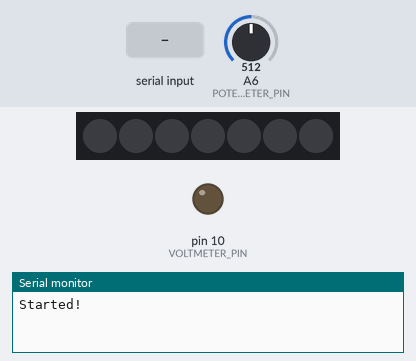
Simulated run of this sketch. Board: Arduino Nano, built with avr-gcc and run on an emulated ATmega328P. Parts: 7 RGB LEDs in strip order, left to right, output pins drawn as LEDs (lit = HIGH), the last lines printed to the serial monitor. The inputs (shaded band) are chosen by the test bench; at power-on: A6 (POTENTIOMETER_PIN) = 512. Dim RGB values are drawn brighter than linear; random numbers use the default seed unless the sketch sets one.

Above: at 1.2 s.
1.3 s: "light 1\n" received over Serial
At 2.0 s:
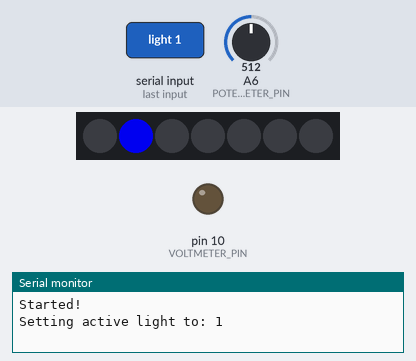
2.9 s: "volt 1\n" received over Serial
At 3.2 s:
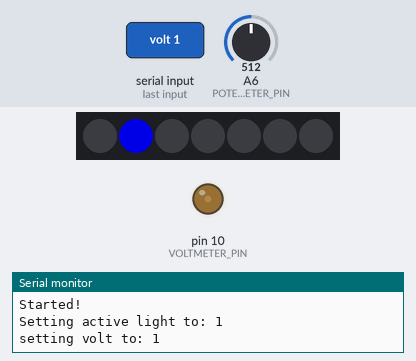
4.5 s: A6 (POTENTIOMETER_PIN) set to 245
6.4 s: A6 (POTENTIOMETER_PIN) set to 306
8.9 s: "light 150\n" received over Serial
At 10.34 s:
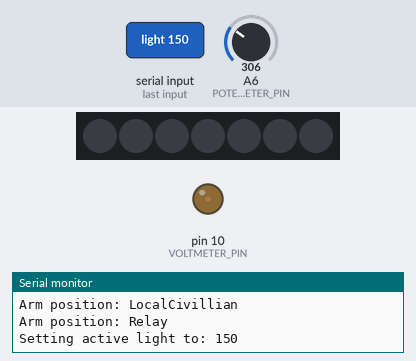
11.6 s: "volt\n" received over Serial
Timing chart, 0 to 14.1 s (numbered marks = the images above; inputs shaded):
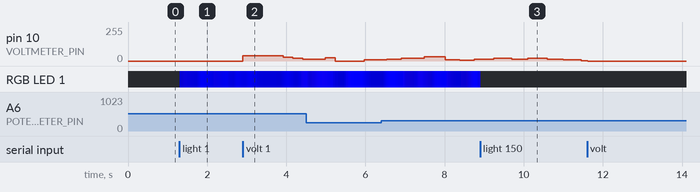

The sketch:

LedAndVoltMeterFirmware.ino
```cpp
#include <Ethernet.h>

#include <FastLED.h>


#define NUM_LEDS 7
#define DATA_PIN 6
#define VOLTMETER_PIN 10
#define POTENTIOMETER_PIN A6

#define FRAMES_PER_SECOND 25


// The LED can be in only one of these states at any given time
#define BRIGHT                          0
#define UP                              1
#define DOWN                            2
#define DIM                             3
#define BRIGHT_HOLD                     4
#define DIM_HOLD                        5


// Percent chance the LED will suddenly fall to minimum brightness
#define FLICKER_BOTTOM_PERCENT          10
// Absolute minimum of the flickering
#define FLICKER_ABSOLUTE_MIN_INTENSITY  32
// Minimum intensity during "normal" flickering (not a dramatic change)
#define FLICKER_MIN_INTENSITY           128
// Maximum intensity of the flickering
#define FLICKER_MAX_INTENSITY           255


// Decreasing brightness will take place over a number of milliseconds in this range
#define DOWN_MIN_MSECS                  20
#define DOWN_MAX_MSECS                  250
// Increasing brightness will take place over a number of milliseconds in this range
#define UP_MIN_MSECS                    20
#define UP_MAX_MSECS                    250
// Percent chance the color will hold unchanged after brightening
#define BRIGHT_HOLD_PERCENT             20
// When holding after brightening, hold for a number of milliseconds in this range
#define BRIGHT_HOLD_MIN_MSECS           0
#define BRIGHT_HOLD_MAX_MSECS           100
// Percent chance the color will hold unchanged after dimming
#define DIM_HOLD_PERCENT                5
// When holding after dimming, hold for a number of milliseconds in this range
#define DIM_HOLD_MIN_MSECS              0
#define DIM_HOLD_MAX_MSECS              50

#define MINVAL(A,B)             (((A) < (B)) ? (A) : (B))
#define MAXVAL(A,B)             (((A) > (B)) ? (A) : (B))


#define COOLING  55
#define SPARKING 20


#define MAX_VOLT_UPDATE_DELAY         15
#define MIN_VOLT_UPDATE_DELAY         5

#define VOLT_LARGE_JUMP_MIN           20
#define VOLT_LARGE_JUMP_MAX           30
#define VOLT_LARGE_JUMP_CHANCE        5

#define VOLT_SMALL_JUMP_MIN           5
#define VOLT_SMALL_JUMP_MAX           10

#define VOLT_MAX_VALUE                60
#define VOLT_MIN_VALUE                0

CRGB leds[NUM_LEDS];

int active_led = -1;
bool volt_meter_active = false;
int ticks_per_voltmeter_update = 25;
int voltmeter_tick = 0;
int voltmeter_value = 0;

byte state;
unsigned long flicker_msecs;
unsigned long flicker_start;
byte index_start;
byte index_end;

CRGBPalette16 currentPalette;


DEFINE_GRADIENT_PALETTE( gradient ) {
0, 0, 0, 255, // blue
240, 15, 0, 255, //slightly purple
255, 30, 0, 255 //slightly purple
};


const byte numChars = 32;
char receivedChars[numChars];

// variables to hold the parsed data
char command_type_sent[numChars] = {0};
int command_value = 0;
float floatFromPC = 0.0;

boolean newData = false;

int fireControl = 1023;
int university = 945;
int centralIntel = 771;
int relay = 610;
int logistics = 431;
int localCivillian =  247;
int longRange = 68;

String currentArmPosition = "Relay";

void setup() {
  pinMode(VOLTMETER_PIN, OUTPUT);
  pinMode(POTENTIOMETER_PIN, INPUT);
  FastLED.addLeds<WS2812, DATA_PIN, GRB>(leds, NUM_LEDS).setCorrection(TypicalLEDStrip);
  FastLED.clear();
  currentPalette = gradient;
  Serial.begin(115200);
  voltmeter_value = random(64);
  Serial.println("Started!");
}

void setArmPosition(String pos)
{
  if(pos != currentArmPosition)
  {
    currentArmPosition = pos;
    Serial.print("Arm position: ");
    Serial.println(pos);
  }
}

void findArmPosition(){
  int value = analogRead(POTENTIOMETER_PIN);
  int stepSize = 35;

  int fireControlDistance = abs(value - fireControl);
  int universityDistance = abs(value - university);
  int centralIntelDistance = abs(value - centralIntel);
  int relayDistance = abs(value - relay);
  int logisticsDistance = abs(value - logistics);
  int localCivillianDistance = abs(value - localCivillian);
  int longRangeDistance = abs(value - longRange);


  if(fireControlDistance < stepSize)
  {
    setArmPosition("FireControl");
  } else if(universityDistance < stepSize)
  {
    setArmPosition("University");
  } else if(centralIntelDistance < stepSize)
  {
    setArmPosition("CentralIntelligence");
  } else if(relayDistance < stepSize)
  {
    setArmPosition("Relay");
  } else if(logisticsDistance < stepSize)
  {
    setArmPosition("Logistics");
  } else if(localCivillianDistance < stepSize)
  {
    setArmPosition("LocalCivillian");
  } else if(longRangeDistance < stepSize){
    setArmPosition("LongRange");
  } else {
    // The default
    setArmPosition("Relay");
  }
}


void loop() {
  findArmPosition();
  recvWithStartEndMarkers();
  if (newData == true) {
    parseData();
    newData = false;
  }
  if(volt_meter_active)
  {
    voltmeter_tick++;
    if(voltmeter_tick > ticks_per_voltmeter_update)
    {
      voltmeter_tick = 0;
      ticks_per_voltmeter_update = random(MIN_VOLT_UPDATE_DELAY, MAX_VOLT_UPDATE_DELAY);
      int jump_value = 0;
      if(random(100) < VOLT_LARGE_JUMP_CHANCE)
      {
        // Do large jump
        jump_value = random(VOLT_LARGE_JUMP_MIN, VOLT_LARGE_JUMP_MAX);
      } else
      {
        jump_value = random(VOLT_SMALL_JUMP_MIN, VOLT_SMALL_JUMP_MAX);
        // Do small jump
      }
      int jump_direction = 1;
      if(random(100) < 50)
      {
        jump_direction = -1;
      }

      voltmeter_value += jump_direction * jump_value;
      voltmeter_value = MAXVAL(MINVAL(voltmeter_value, VOLT_MAX_VALUE), VOLT_MIN_VALUE);
    }
    analogWrite(VOLTMETER_PIN, voltmeter_value);
  } else
  {
    analogWrite(VOLTMETER_PIN, VOLT_MIN_VALUE);
  }

  random16_add_entropy( random());
  FastLED.clear();
  handleLedFlickerBrightness();
  handleFlickerColor();


  FastLED.show(); // display this frame
  FastLED.delay(1000 / FRAMES_PER_SECOND);
}

void recvWithStartEndMarkers() {
  static byte ndx = 0;
  char rc;

  while (Serial.available() > 0 && newData == false)
  {
    rc = Serial.read();

    if(rc != '\r' && rc != '\n') // Endline indicates end of command
    {
      receivedChars[ndx] = rc;
      ndx++;
      if (ndx >= numChars)
      {
        ndx = numChars - 1;
      }
    }
    else
    {
      receivedChars[ndx] = '\0'; // terminate the string
      ndx = 0;
      newData = true;
    }
  }
}


void parseData() {      // split the data into its parts
  char * strtokIndx; // this is used by strtok() as an index

  strtokIndx = strtok(receivedChars, " ");      // Get the command type

  String command(strtokIndx);

  strtokIndx = strtok(NULL, " "); // this continues where the previous call left off
  command_value = atoi(strtokIndx);     // convert this part to an integer

  if(command == "light")
  {
    Serial.print("Setting active light to: ");
    Serial.println(command_value);
    active_led = command_value;
  }
  if(command == "volt")
  {
    Serial.print("setting volt to: ");
    Serial.println(bool(command_value));
    volt_meter_active = bool(command_value);
  }

}

void handleFlickerColor()
{
  if(active_led == -1)
  {
    return; // do nothing
  }

  static byte heat;
  // "cool down a little"
  heat = qsub8( heat,  random8(0, ((COOLING * 10)) + 2));
  byte colorindex = scale8( heat, 248);

  if ( random8() < SPARKING ) {
    heat = qadd8( heat, random8(160, 255) );
  }

  leds[active_led] = ColorFromPalette( currentPalette, colorindex);

}


void setFlickerState(byte new_state)
{
  state = new_state;
}


void setFlickerIntensity(byte intensity)
{
  intensity = MAXVAL(MINVAL(intensity, FLICKER_MAX_INTENSITY), FLICKER_ABSOLUTE_MIN_INTENSITY);

  FastLED.setBrightness(intensity);
}

void handleLedFlickerBrightness()
{
  unsigned long current_time = millis();;
  switch (state)
  {
    case BRIGHT:
    {
      //Serial.println("Bright");
      flicker_msecs = random(DOWN_MAX_MSECS - DOWN_MIN_MSECS) + DOWN_MIN_MSECS;
      flicker_start = current_time;
      index_start = index_end;
      if (index_start > FLICKER_ABSOLUTE_MIN_INTENSITY && random(100) < FLICKER_BOTTOM_PERCENT)
      {
        index_end = random(index_start - FLICKER_ABSOLUTE_MIN_INTENSITY) + FLICKER_ABSOLUTE_MIN_INTENSITY;
      } else {
        index_end = random(index_start- FLICKER_MIN_INTENSITY) + FLICKER_MIN_INTENSITY;
      }

      setFlickerState(DOWN);
      break;
    }
    case DIM:
    {
      //Serial.println("Dim");
      flicker_msecs = random(UP_MAX_MSECS - UP_MIN_MSECS) + UP_MIN_MSECS;
      flicker_start = current_time;
      index_start = index_end;
      index_end = random(FLICKER_MAX_INTENSITY - index_start) + FLICKER_MIN_INTENSITY;
      setFlickerState(UP);
      break;
    }
    case BRIGHT_HOLD:
    case DIM_HOLD:
    {
      //Serial.println("DIM Hold");
      if (current_time >= (flicker_start + flicker_msecs))
      {
        setFlickerState(state == BRIGHT_HOLD ? BRIGHT : DIM);
      }
      break;
    }
    case UP:
    case DOWN:
    {
      //  Serial.println("Down");
      if (current_time < (flicker_start + flicker_msecs)) {
        setFlickerIntensity(index_start + ((index_end - index_start) * (((current_time - flicker_start) * 1.0) / flicker_msecs)));
      } else {
        setFlickerIntensity(index_end);

        if (state == DOWN)
        {
          if (random(100) < DIM_HOLD_PERCENT)
          {
            flicker_start = current_time;
            flicker_msecs = random(DIM_HOLD_MAX_MSECS - DIM_HOLD_MIN_MSECS) + DIM_HOLD_MIN_MSECS;
            setFlickerState(DIM_HOLD);
          } else {
            setFlickerState(DIM);
          }
        } else {
          if (random(100) < BRIGHT_HOLD_PERCENT)
          {
            flicker_start = current_time;
            flicker_msecs = random(BRIGHT_HOLD_MAX_MSECS - BRIGHT_HOLD_MIN_MSECS) + BRIGHT_HOLD_MIN_MSECS;
            setFlickerState(BRIGHT_HOLD);
          } else {
            setFlickerState(BRIGHT);
          }
        }
      }
      break;
    }
  }
}
```

Measured:
- after the input at 1.3 s, the LEDs: first change at once (image 1 shows a later state)
- after the input at 2.9 s, pin 10 (VOLTMETER_PIN): 0/255 → 39/255 at once, → 30/255 1.0 s later, → 22/255 0.25 s later, → 15/255 0.25 s later
